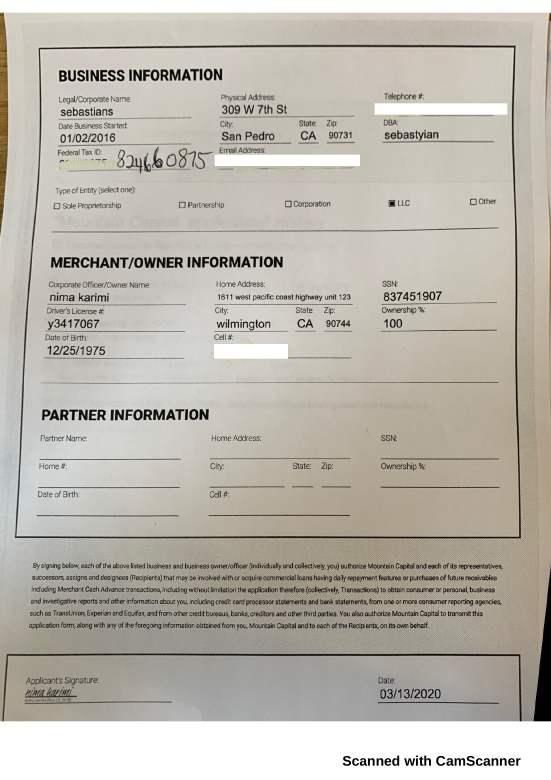
#> input picture leftright.png, 1653 x 2339 px (shown at 1/3 size)
$ python -i tesseract.py   (imports and definitions only)
#> lines starting #> are read from the running program, lines starting #| are printed output that depends on the picture
try:
    from PIL import Image
except ImportError:
    import Image
import pytesseract
import re
# print(pytesseract.image_to_boxes(Image.open('worked.png')))
# print(pytesseract.image_to_boxes(Image.open('worked.png')))
def read_image_string(image_string):
    lines_of_files = image_string.split('\n')#a lot of these lines are empty
    potential_keys_and_values = [line for line in lines_of_files if line.strip() != '']#line.strip() takes all lines of spaces and converts that line to ''. line.strip() also gets rid of space before start of string and after.
    # print(potential_keys_and_values)
    queue = []
    kv_map={}
    first_key_found = False
    c=0
    for line in potential_keys_and_values:
        if ':' in line:
            keys_splitted = line.split(':')
            for key in keys_splitted:
                print(key)
                queue.append(key)
            first_key_found = True
        if ':' not in line and first_key_found:
            values_splitted = line.split(' ')
            print('ye')
            print(line)
            for val in values_splitted:
                if len(queue) != 0:
                    kv_map[queue.pop(0)] = val
        c+=1
        if c==3:
            break
    print(kv_map)


# [1 line not run here, left out]
# [1 line that did not run here, left out]
def find_first_key(image_string):
    pattern = ""
# [9 lines of commented-out code are left out]

>>> import cv2
>>> picture = cv2.imread('leftright.png', cv2.IMREAD_GRAYSCALE)
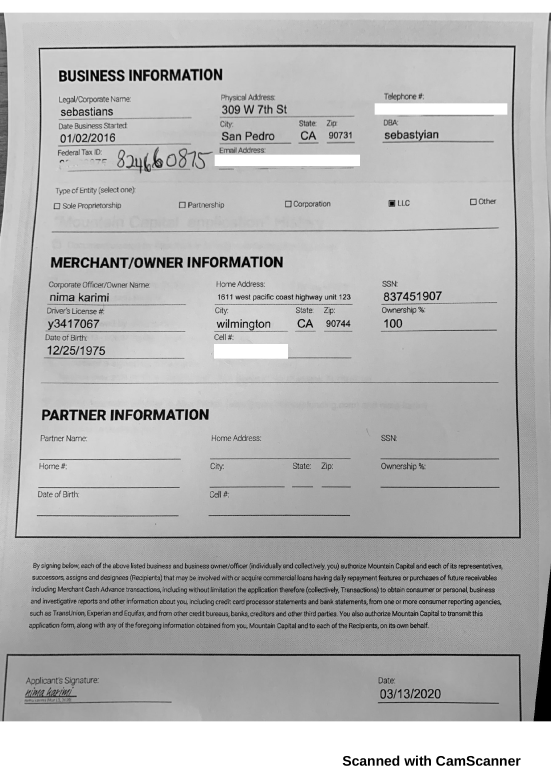
#> picture: shape (2339, 1653) (shown at 1/3 size); min 0, max 255, mean 181.9
#> (the run stopped early here; a loop or call above may not have finished)
